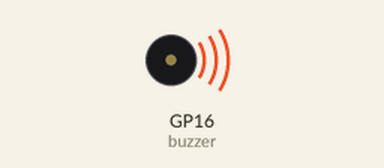
This program was run on a simulated Raspberry Pi Pico running MicroPython. On the bench: buzzer (waves = sounding, pin HIGH).

Above: at 0.2 s.
Timing chart, 0 to 3.0 s (numbered marks = the images above):
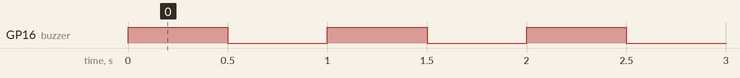

Measured:
- by itself, GP16 (buzzer): alternates HIGH for 0.50 s and LOW for 0.50 s

The program:

Project_12_Active_Buzzer.py
```python
from machine import Pin
import time

buzzer = Pin(16, Pin.OUT)   # create buzzer object from Pin 16, Set Pin 16 to output

try:
    while True:
        buzzer.value(1)    # Set buzzer turn on
        time.sleep(0.5) # Sleep 0.5s
        buzzer.value(0)    # Set buzzer turn off
        time.sleep(0.5) # Sleep 0.5s
except:
    pass
```
